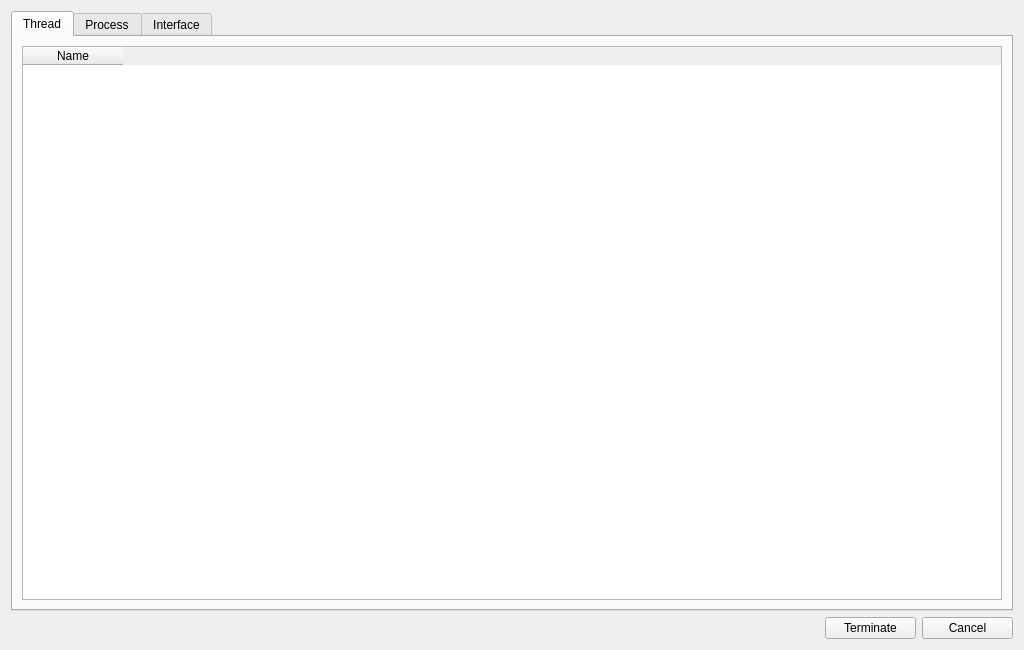
<?xml version="1.0" encoding="UTF-8"?>
<ui version="4.0">
 <class>QueueManagerUI</class>
 <widget class="QDialog" name="QueueManagerUI">
  <property name="geometry">
   <rect>
    <x>0</x>
    <y>0</y>
    <width>1024</width>
    <height>650</height>
   </rect>
  </property>
  <property name="windowTitle">
   <string>USBIPManager - Queue manager</string>
  </property>
  <layout class="QGridLayout" name="dialog_lyt">
   <item row="0" column="0" colspan="3">
    <widget class="QTabWidget" name="tab">
     <property name="currentIndex">
      <number>0</number>
     </property>
     <widget class="QWidget" name="thread_tab">
      <attribute name="title">
       <string>Thread</string>
      </attribute>
      <layout class="QGridLayout" name="thread_lyt">
       <item row="0" column="0">
        <widget class="QTableWidget" name="thread_table">
         <column>
          <property name="text">
           <string>Name</string>
          </property>
         </column>
        </widget>
       </item>
      </layout>
     </widget>
     <widget class="QWidget" name="proc_tab">
      <attribute name="title">
       <string>Process</string>
      </attribute>
      <layout class="QGridLayout" name="proc_lyt">
       <item row="0" column="0">
        <widget class="QTableWidget" name="proc_table">
         <column>
          <property name="text">
           <string>Name</string>
          </property>
         </column>
        </widget>
       </item>
      </layout>
     </widget>
     <widget class="QWidget" name="interface_tab">
      <attribute name="title">
       <string>Interface</string>
      </attribute>
      <layout class="QGridLayout" name="interface_lyt">
       <item row="0" column="0">
        <widget class="QTableWidget" name="interface_table">
         <column>
          <property name="text">
           <string>Interface</string>
          </property>
         </column>
         <column>
          <property name="text">
           <string>Parameter</string>
          </property>
         </column>
         <column>
          <property name="text">
           <string>Description</string>
          </property>
         </column>
        </widget>
       </item>
      </layout>
     </widget>
    </widget>
   </item>
   <item row="1" column="2">
    <widget class="QPushButton" name="cancel_btn">
     <property name="minimumSize">
      <size>
       <width>91</width>
       <height>0</height>
      </size>
     </property>
     <property name="maximumSize">
      <size>
       <width>91</width>
       <height>16777215</height>
      </size>
     </property>
     <property name="text">
      <string>Cancel</string>
     </property>
     <property name="autoDefault">
      <bool>false</bool>
     </property>
    </widget>
   </item>
   <item row="1" column="0">
    <spacer name="btn_spacer">
     <property name="orientation">
      <enum>Qt::Horizontal</enum>
     </property>
     <property name="sizeHint" stdset="0">
      <size>
       <width>40</width>
       <height>20</height>
      </size>
     </property>
    </spacer>
   </item>
   <item row="1" column="1">
    <widget class="QPushButton" name="terminate_btn">
     <property name="minimumSize">
      <size>
       <width>91</width>
       <height>0</height>
      </size>
     </property>
     <property name="maximumSize">
      <size>
       <width>91</width>
       <height>16777215</height>
      </size>
     </property>
     <property name="text">
      <string>Terminate</string>
     </property>
     <property name="autoDefault">
      <bool>false</bool>
     </property>
    </widget>
   </item>
  </layout>
 </widget>
 <tabstops>
  <tabstop>tab</tabstop>
  <tabstop>thread_table</tabstop>
  <tabstop>proc_table</tabstop>
  <tabstop>interface_table</tabstop>
  <tabstop>terminate_btn</tabstop>
  <tabstop>cancel_btn</tabstop>
 </tabstops>
 <resources/>
 <connections/>
</ui>
